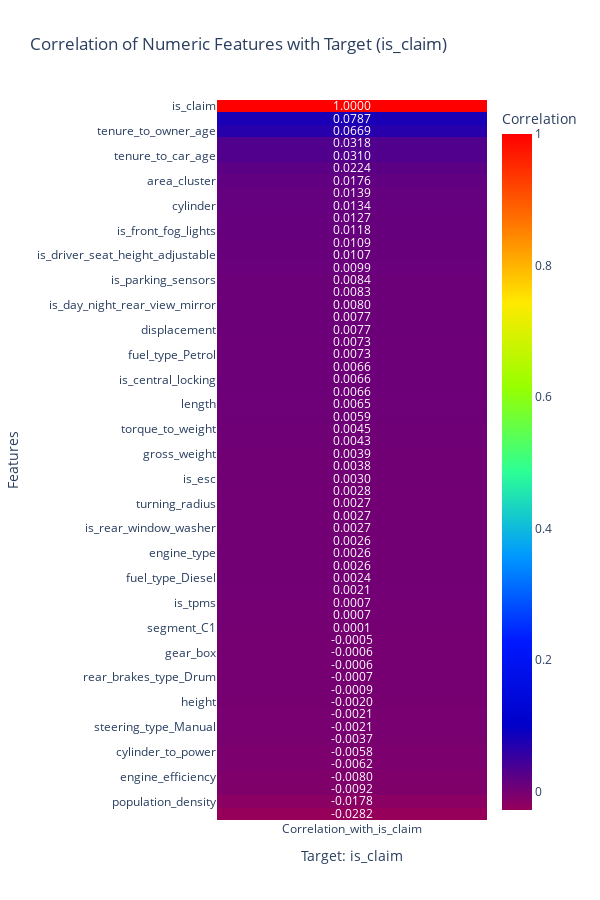

Notebook code for this chart:
### Markdown cell above
### Now,
#### Visualizing the Heatmap of correlation of all numeric columns with the target

### Code cell
# computing correlation of all numeric columns with the target
corr_with_target = (
    train_df.corr(numeric_only=True)['is_claim']
    .sort_values(ascending=False)
    .to_frame(name='Correlation_with_is_claim')
)

#createing the heatmap
fig = px.imshow(
    corr_with_target,
    color_continuous_scale="Rainbow",
    title="Correlation of Numeric Features with Target (is_claim)",
    text_auto='.4f',
    aspect="auto"
)

fig.update_layout(
    width=600,           # narrow, since it’s one-column wide
    height=900,          # tall enough for all features
    xaxis_title="Target: is_claim",
    yaxis_title="Features",
    coloraxis_colorbar=dict(title="Correlation")
)

fig.show()

### Figure 1 — Plotly figure (JSON) as saved in the notebook; plotly's stock layout.template omitted (floating-point values rounded to 4 significant figures)
{"data": [{"coloraxis": "coloraxis", "hovertemplate": "x: %{x}<br>y: %{y}<br>color: %{z}<extra></extra>", "name": "0", "texttemplate": "%{z:.4f}", "type": "heatmap", "x": ["Correlation_with_is_claim"], "xaxis": "x", "y": ["is_claim", "policy_tenure", "tenure_to_owner_age", "age_gap", "tenure_to_car_age", "age_of_policyholder", "area_cluster", "is_adjustable_steering", "cylinder", "segment_B2", "is_front_fog_lights", "is_brake_assist", "is_driver_seat_height_adjustable", "width", "is_parking_sensors", "power_to_weight", "is_day_night_rear_view_mirror", "max_power", "displacement", "is_speed_alert", "fuel_type_Petrol", "is_ecw", "is_central_locking", "is_power_door_locks", "length", "car_volume", "torque_to_weight", "max_torque", "gross_weight", "ncap_rating", "is_esc", "airbags", "turning_radius", "is_rear_window_wiper", "is_rear_window_washer", "is_rear_window_defogger", "engine_type", "model", "fuel_type_Diesel", "is_power_steering", "is_tpms", "segment_C2", "segment_C1", "make", "gear_box", "transmission_type_Manual", "rear_brakes_type_Drum", "is_parking_camera", "height", "segment_Utility", "steering_type_Manual", "density_factor", "cylinder_to_power", "segment_B1", "engine_efficiency", "steering_type_Power", "population_density", "age_of_car"], "yaxis": "y", "z": [[1], [0.07875], [0.06691], [0.03175], [0.03097], [0.02244], [0.01755], [0.01392], [0.01343], [0.01271], [0.01182], [0.01089], [0.01069], [0.009947], [0.008419], [0.00826], [0.007989], [0.007698], [0.007678], [0.007307], [0.007253], [0.006637], [0.006637], [0.006637], [0.006495], [0.005949], [0.004487], [0.004294], [0.003894], [0.0038], [0.002995], [0.002789], [0.002724], [0.002651], [0.002651], [0.002588], [0.002564], [0.002564], [0.002407], [0.002128], [0.000703], [0.000703], [0.0001363], [-0.0004558], [-0.0006354], [-0.0006373], [-0.000703], [-0.0008713], [-0.002024], [-0.002128], [-0.002128], [-0.003724], [-0.005848], [-0.00622], [-0.00804], [-0.009169], [-0.01781], [-0.02817]]}], "layout": {"coloraxis": {"colorbar": {"title": {"text": "Correlation"}}, "colorscale": [[0, "rgb(150,0,90)"], [0.125, "rgb(0,0,200)"], [0.25, "rgb(0,25,255)"], [0.375, "rgb(0,152,255)"], [0.5, "rgb(44,255,150)"], [0.625, "rgb(151,255,0)"], [0.75, "rgb(255,234,0)"], [0.875, "rgb(255,111,0)"], [1, "rgb(255,0,0)"]]}, "height": 900, "title": {"text": "Correlation of Numeric Features with Target (is_claim)"}, "width": 600, "xaxis": {"anchor": "y", "domain": [0, 1], "title": {"text": "Target: is_claim"}}, "yaxis": {"anchor": "x", "autorange": "reversed", "domain": [0, 1], "title": {"text": "Features"}}}}
